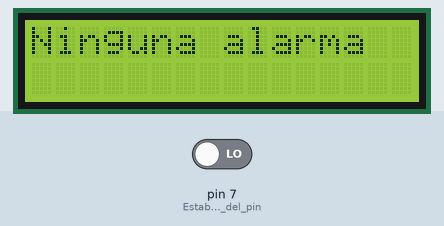
This sketch was run on a simulated Arduino Uno, built with avr-gcc and run on an emulated ATmega328P. On the bench: 16×2 character LCD. The inputs (shaded band) are chosen by the test bench; at power-on: pin 7 (Establece_el_modo_del_pin) LOW.

Above: at 1.2 s.
1.3 s: pin 7 (Establece_el_modo_del_pin) driven HIGH
At 2.6 s:
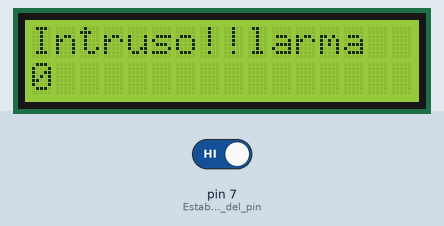
3.8 s: pin 7 (Establece_el_modo_del_pin) driven LOW
At 6.1 s:
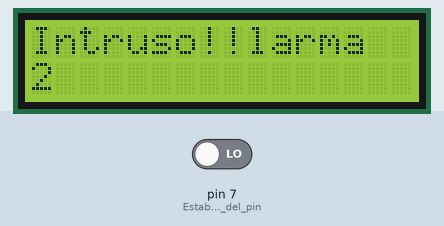
Timing chart, 0 to 7.6 s (numbered marks = the images above; inputs shaded):
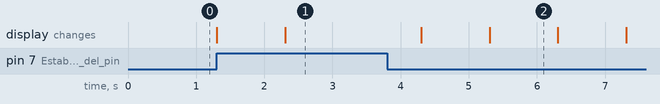

The sketch:

PIR-LCD.ino
```cpp
#include <LiquidCrystal.h>//Incluye los controladores de la pantalla
int alarma=0,tiempo_alarma;//Declaramos unas variables necesarias

LiquidCrystal lcd(12, 11, 5, 4, 3, 2);//

void setup() {
  lcd.begin(16, 2);//Iniciamos en la posición 16,2
  lcd.print("Ninguna Alarma");//Imprime un mensaje
  pinMode(7,INPUT);//Establece el modo del pin D7 a entrada
}

void loop() {
  if(digitalRead(7)==HIGH){
      alarma=1;
      lcd.setCursor(0, 0);
      lcd.print("Intruso!!");

      tiempo_alarma=millis();//asignamos a la variable un tiempo
      delay(1000);//espera de 1 segundo
   }

   if(alarma){
     lcd.setCursor(0,1);
     lcd.print((millis()-tiempo_alarma)/1000);//imprimir el tiempo desde que sonó la alarma
     delay(1000);//espera de 1 segundo
   }
   else{
     lcd.clear();//limpiamos la pantalla
     lcd.print("Ninguna alarma");//imprimimos un mensaje

   }
}
```

Measured:
- after the input at 1.3 s, the display: first changes at once (image 1 shows a later state)
- after the input at 3.8 s, the display: first differs from a run without the input after 1.5 s (image 2)
- what the display in image 2 shows lasts 1.0 s, from 5.3 s to 6.3 s
